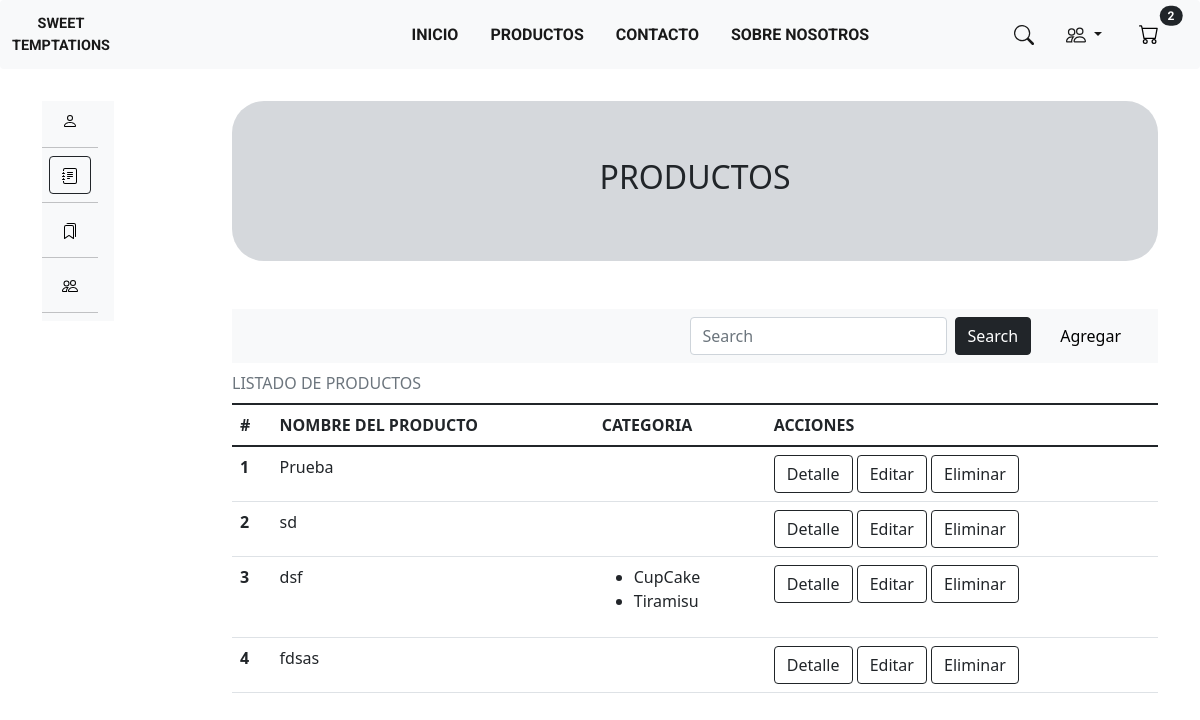
The page /product/admin/product/ (signed in) on the database its author committed.
### apps/products/models.py (models this page shows, shortened)
class Product(models.Model):
    title = models.CharField(max_length=25)
    description = models.TextField()
    price = models.DecimalField(max_digits=8, decimal_places=2, default=0.0)
    slug = models.SlugField(null=False, blank=False, unique=True)
    image = models.ImageField(upload_to='products/', null=True, blank='True')
    category = models.ManyToManyField(Category, blank=True)
    created_at = models.DateTimeField(auto_now_add=True)

### apps/categories/models.py (models this page shows, shortened)
class Category(models.Model):
    title = models.CharField(max_length=25)
    description = models.TextField()
    created_at = models.DateTimeField(auto_now_add=True)

### apps/products/views.py (the view, shortened to what this page needs)
# urls.py: path('admin/product/', login_required( views.ProductoAdmin.as_view()), name='ProductoAdmin'),
class ProductoAdmin(user_authenticate,ListView):
    template_name = "products/admin/products.html"
    queryset = Product.objects.all().order_by('id')
    def get_context_data(self, **kwargs):
        context = super().get_context_data(**kwargs)
        context['title'] =  'Producto Admin'
        context['product_exist'] = Product.objects.all()
        return context

### apps/products/views.py (called while the page is built)
    def test_func(self):
        if self.request.user.is_superuser:
            return True
        else:
            return False

### apps/products/templates/products/admin/products.html (shortened to what this page needs)
{% extends "User's/Admin's/base.html" %}
{% load static %}
{% block css%}
    <link rel="stylesheet" href="{% static 'css/profile/profile.css' %}">
{% endblock %}
{% block content %}
<div class="row">
    <div class="col">
        <div class="fondo">
            <div class="info">
                <h2>PRODUCTOS</h2>
            </div>
        </div>
    </div>
</div>
<div class="row">
    <div class="col ">
        {% if product_list %}
        <nav class="navbar navbar-light bg-light">
            <div class="container-fluid">
              <form class="d-flex">
                <input class="form-control me-2" type="search" placeholder="Search" aria-label="Search">
                <button class="btn btn-dark" type="submit">Search</button>
                <a class="btn btn-light" href="{% url 'products:addProduct'%}" style="margin-left: 1rem;">Agregar</a>
              </form>
            </div>
        </nav>
        <table class="table table-hover caption-top ">
            <caption>LISTADO DE PRODUCTOS</caption>
            <thead>
                <tr>
                    <th scope="col">#</th>
                    <th scope="col">NOMBRE DEL PRODUCTO</th>
                    <th scope="col">CATEGORIA</th>
                    <th  scope="col">ACCIONES</th>
                </tr>
            </thead>
            <tbody>
                {% for producto in product_list %}
                <tr>
                    <th scope="row">{{producto.id}}</th>
                    <td>{{producto.title}}</td>
                    <td>
                        <ul>
                            {% for categoria in producto.category.all %}
                            <li> {{categoria.title}} </li>
                            {%endfor%}
                        </ul>
                    </td>
                    <td>
                        <a href="{% url 'products:ProductoDetalle' producto.slug producto.id %}" class="btn btn-outline-dark" >Detalle</a>
                        <a href="{% url 'products:updateProduct' producto.id%}" class="btn btn-outline-dark">Editar</a>
                        <a href="{% url 'products:deleteProduct' producto.id %}" class="btn btn-outline-dark">Eliminar</a>
                    </td>
                </tr>
                {% endfor%}
            </tbody>
        </table>
        {% else %}
        <a class="btn btn-light" href="{% url 'products:addProduct'%}" style="margin-left: 1rem;">Agregar</a>
        {% endif %}
    </div>
</div>
{% endblock %}

### static/css/profile/profile.css (style rules this page uses)
.fondo { z-index: 1; height: 10rem; max-height: 100%; display: flex; justify-content: center; align-items: center; border-radius: 2rem; max-width: 100%; background-color: rgb(213, 216, 220); margin-bottom: 3rem; }
.info { text-align: center; }

### rows shown on the page
Product: id "1", title "Prueba"
Product: id "2", title "sd"
Product: id "3", title "dsf"
Category: title "CupCake"
Category: title "Tiramisu"
Product: id "4", title "fdsas"
